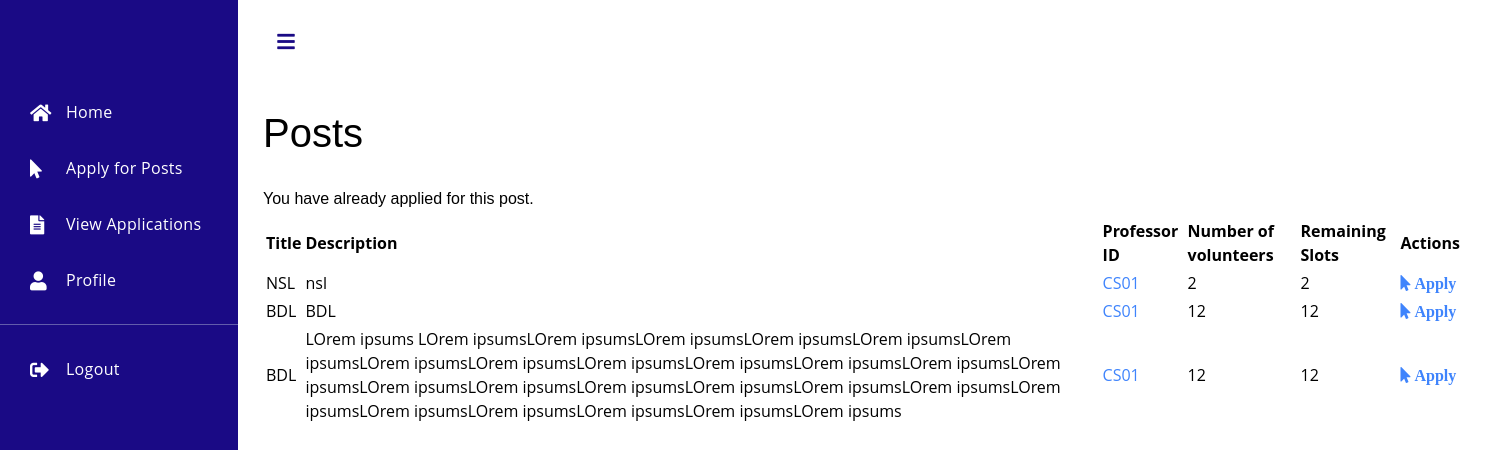
/apply/21 (signed in), run on the app's committed database.
### tables this page shows
CREATE TABLE Posts(
  id integer PRIMARY KEY AUTOINCREMENT,
  title varchar(100) NOT NULL,
  description varchar(1000) NOT NULL,
  professor_id varchar(4) NOT NULL,
  date_posted datetime NOT NULL,
  max_count Integer NOT NULL,
  curr_count Integer NOT NULL,
  FOREIGN KEY (professor_id) REFERENCES Professors(id)
);

### app.py (the view)
@app.route("/apply/<post_id>")
def apply(post_id):
    conn = sqlite3.connect("database.db")
    cursor = conn.cursor()
    cursor.execute('SELECT * FROM posts')
    posts = cursor.fetchall()
    student_id = session["id"]
    cursor.execute("SELECT COUNT(*) FROM applications WHERE post_id = ? AND student_id = ?", (post_id, student_id))
    count = cursor.fetchone()[0]
    cursor.execute("SELECT COUNT(*) FROM applications WHERE student_id = ? AND status='approved' ", (student_id,))
    st=cursor.fetchone()[0]
    if st > 0:
        message = "You have already been approved for a post."
        conn.close()
        return render_template('posts.html', message=message,posts=posts)
    if count > 0:
        message = "You have already applied for this post."
    else:
        cursor.execute("INSERT INTO applications (post_id, student_id) VALUES (?, ?)", (post_id, student_id))
        conn.commit()
        message = "Your application has been received."
    conn.close()
    return render_template('posts.html', message=message,posts=posts)

### templates/posts.html (shortened to what this page needs)
<!DOCTYPE html>
<html lang="en" >
<head>
    <link rel="stylesheet" href="https://unpkg.com/bootstrap-material-design@4.1.1/dist/css/bootstrap-material-design.min.css">
    <link rel='stylesheet' href='https://cdnjs.cloudflare.com/ajax/libs/font-awesome/5.15.0/css/all.min.css'>
</head>
<body>
<div class='dashboard'>
    <div class="dashboard-nav">
        <header><a href="#!" class="menu-toggle"></a></header>
        <nav class="dashboard-nav-list">
          <a href="/indexstud" class="dashboard-nav-item"><i class="fas fa-home"></i>Home</a>
          <a href="{{ url_for('posts') }}" class="dashboard-nav-item"><i class="fa fa-mouse-pointer"></i>Apply for Posts</a>
          <a href="{{ url_for('view_applications_student', id = session.id) }}" class="dashboard-nav-item"><i class="fa fa-file-alt"></i>View Applications</a>
          <a href="{{ url_for('stud_profile', student_id = session.id) }}" class="dashboard-nav-item"><i class="fas fa-user"></i>Profile</a>
          <div class="nav-item-divider"></div>
          <a href="{{ url_for('logout') }}" class="dashboard-nav-item"><i class="fas fa-sign-out-alt"></i>Logout</a>
        </nav>
    </div>
    <div class='dashboard-app'>
        <header class='dashboard-toolbar'><a href="#!" class="menu-toggle"><i class="fas fa-bars"></i></a></header>
        <div class='dashboard-content'>
            <div class='container'>
                	<div class="title">
    		<h1>Posts</h1></br>
        <h4>{{ message }}</h4>
    	</div>
            <div class="table-responsive">
            <table class="table">
                <thead>
                    <tr>
                        <th class="text-center">Title</th>
                        <th class="text-center">Description</th>
                        <th class="text-center">Professor ID</th>
                        <th class="text-center">Number of volunteers</th>
                        <th class="text-center">Remaining Slots</th>
                        <th class="text-center">Actions</th>
                    </tr>
                </thead>
                  <tbody>
                    {% for post in posts %}
                      {% if post[5]-post[6] == 0 %}
                      {% else %}
                        <tr>
                          <td class="text-center">{{ post[1] }}</td>
                          <td class="text-center">{{ post[2] }}</td>
                          <td class="text-center"><a href="{{ url_for('prof_profile', prof_id=post[3]) }}">{{ post[3] }}</a></td>
                          <td class="text-center">{{ post[5] }}</td>
                          <td class="text-center">{{ post[5]-post[6] }}</td>
                          <td class="td-actions text-center">
                            <a class="btn btn-primary btn-outline-primary" href="{{ url_for('apply', post_id=post[0]) }}" role="button"><i class="fa fa-mouse-pointer"> Apply</i></a>
                          </td>
                        </tr>
                      {% endif %}
                    {% endfor %}
                  </tbody>
            </table>
            </div>
      </div>
  </div>
</body>
</html>

### templates/posts.html (style rules this page uses)
:root { --font-family-sans-serif: "Open Sans", -apple-system, BlinkMacSystemFont, "Segoe UI", Roboto, "Helvetica Neue", Arial, sans-serif, "Apple Color Emoji", "Segoe UI Emoji", "Segoe UI Symbol", "Noto Color Emoji"; }
*, *::before, *::after { -webkit-box-sizing: border-box; box-sizing: border-box; }
html { font-family: sans-serif; line-height: 1.15; -webkit-text-size-adjust: 100%; -webkit-tap-highlight-color: rgba(0, 0, 0, 0); }
nav { display: block; }
body { margin: 0; font-family: "Open Sans", -apple-system, BlinkMacSystemFont, "Segoe UI", Roboto, "Helvetica Neue", Arial, sans-serif, "Apple Color Emoji", "Segoe UI Emoji", "Segoe UI Symbol", "Noto Color Emoji"; font-size: 1rem; font-weight: 400; line-height: 1.5; color: #000000; text-align: left; background-color: #ffffff; }
.container { margin-left: 0px; width: 1200px; }
h1, h2, h3, h4, h5, h6 { margin-top: 0; margin-bottom: 0.5rem; }
a { color: #3f84fc; text-decoration: none; background-color: transparent; }
h1, h2, h3, h4, h5, h6, .h1, .h2, .h3, .h4, .h5, .h6 { font-family: "Nunito", sans-serif; margin-bottom: 0.5rem; font-weight: 500; line-height: 1.2; }
h1, .h1 { font-size: 2.5rem; font-weight: normal; }
.dashboard { display: -webkit-box; display: -webkit-flex; display: -ms-flexbox; display: flex; min-height: 100vh; }
.dashboard-app { display: -webkit-box; display: -webkit-flex; display: -ms-flexbox; display: flex; -webkit-box-orient: vertical; -webkit-box-direction: normal; -webkit-flex-direction: column; -ms-flex-direction: column; flex-direction: column; -webkit-box-flex: 2; -webkit-flex-grow: 2; -ms-flex-positive: 2; flex-grow: 2; margin-top: 84px; }
.dashboard-content { -webkit-box-flex: 2; -webkit-flex-grow: 2; -ms-flex-positive: 2; flex-grow: 2; padding: 25px; }
.dashboard-nav { min-width: 238px; position: fixed; left: 0; top: 0; bottom: 0; overflow: auto; background-color: hsl(248, 86%, 28%); }
.dashboard-nav header { min-height: 84px; padding: 8px 27px; display: -webkit-box; display: -webkit-flex; display: -ms-flexbox; display: flex; -webkit-box-pack: center; -webkit-justify-content: center; -ms-flex-pack: center; justify-content: center; -webkit-box-align: center; -webkit-align-items: center; -ms-flex-align: center; align-items: center; }
.dashboard-nav a { color: #b32525; }
.dashboard-nav { background-color: hsl(248, 86%, 28%); }
.dashboard-nav a { color: rgb(255, 255, 255); }
.dashboard-nav-list { display: -webkit-box; display: -webkit-flex; display: -ms-flexbox; display: flex; -webkit-box-orient: vertical; -webkit-box-direction: normal; -webkit-flex-direction: column; -ms-flex-direction: column; flex-direction: column; }
.dashboard-nav-item { min-height: 56px; padding: 8px 20px 8px 70px; display: -webkit-box; display: -webkit-flex; display: -ms-flexbox; display: flex; -webkit-box-align: center; -webkit-align-items: center; -ms-flex-align: center; align-items: center; letter-spacing: 0.02em; transition: ease-out 0.5s; }
.dashboard-nav-item i { width: 36px; font-size: 19px; margin-left: -40px; }
.menu-toggle { position: relative; width: 42px; height: 42px; display: -webkit-box; display: -webkit-flex; display: -ms-flexbox; display: flex; -webkit-box-align: center; -webkit-align-items: center; -ms-flex-align: center; align-items: center; -webkit-box-pack: center; -webkit-justify-content: center; -ms-flex-pack: center; justify-content: center; color: hsl(248, 86%, 28%); }
.menu-toggle i { font-size: 20px; }
.dashboard-toolbar { min-height: 84px; background-color: #ffffff; display: -webkit-box; display: -webkit-flex; display: -ms-flexbox; display: flex; -webkit-box-align: center; -webkit-align-items: center; -ms-flex-align: center; align-items: center; padding: 8px 27px; position: fixed; top: 0; right: 0; left: 0; z-index: 1000; }
.nav-item-divider { height: 1px; margin: 1rem 0; overflow: hidden; background-color: rgb(98, 92, 171); }
@media (min-width: 992px) { .dashboard-app { margin-left: 238px; } }
@media (min-width: 1200px) { .container { max-width: 1200px; } }
@media (min-width: 992px) { .dashboard-toolbar { left: 238px; } }

### data on the page
Posts: title "NSL", description "nsl", professor "CS01", max_count "2", post[5]-post[6] "2"
Posts: title "BDL", description "BDL", professor "CS01", max_count "12", post[5]-post[6] "12"
Posts: title "BDL", description "LOrem ipsums LOrem ipsumsLOrem ipsumsLOrem ipsumsLOrem ipsumsLOrem ipsumsLOrem ipsumsLOrem ipsumsLOrem ipsumsLOrem ipsumsLOrem ipsumsLOrem ipsumsLOrem ipsumsLOrem ipsumsLOrem ipsumsLOrem ipsumsLOrem ipsumsLOrem ipsumsLOrem ipsumsLOrem ipsumsLOrem ipsumsLOrem ipsumsLOrem ipsumsLOrem ipsumsLOrem ipsumsLOrem ipsums", professor "CS01", max_count "12", post[5]-post[6] "12"

### other printed values
{{ message }} "You have already applied for this post."
